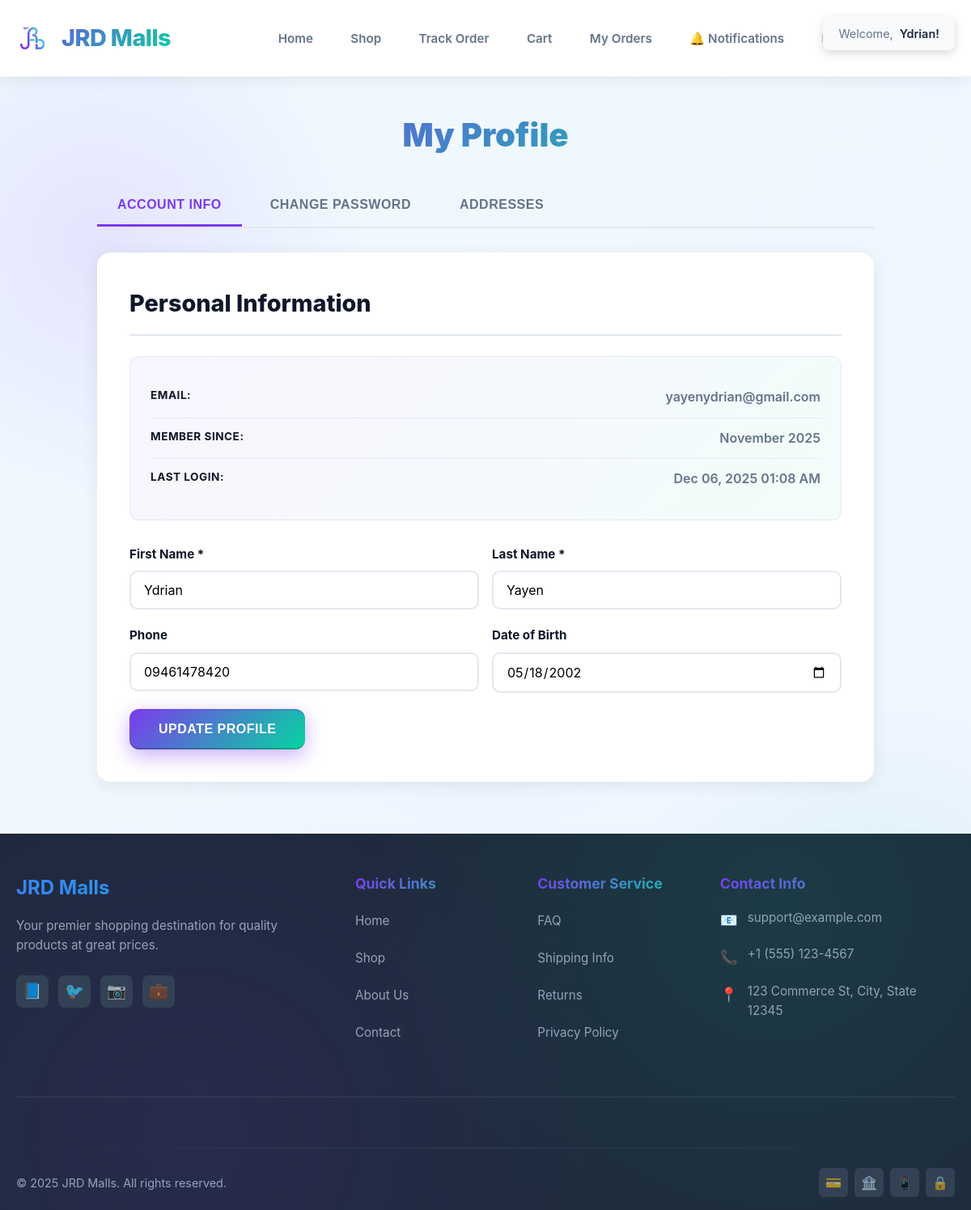
Screenshot of /profile.php (signed in) with the database file from the repository.
### tables this page shows
CREATE TABLE `customers` (
  `customer_id` int(11) NOT NULL,
  `email` varchar(255) NOT NULL,
  `password_hash` varchar(255) NOT NULL,
  `first_name` varchar(100) NOT NULL,
  `last_name` varchar(100) NOT NULL,
  `phone` varchar(20) DEFAULT NULL,
  `date_of_birth` date DEFAULT NULL,
  `created_at` timestamp NOT NULL DEFAULT current_timestamp(),
  `updated_at` timestamp NOT NULL DEFAULT current_timestamp() ON UPDATE current_timestamp(),
  `is_active` tinyint(1) DEFAULT 1,
  `last_login` timestamp NULL DEFAULT NULL
);

### config.php (called while the page is built, shortened)
<?php
function getDBConnection() {
    $conn = new mysqli(DB_HOST, DB_USER, DB_PASS, DB_NAME);
    $conn->set_charset("utf8mb4");
    $conn->query("SET time_zone = '+08:00'");
    return $conn;
}
function isLoggedIn() {
    return isset($_SESSION['customer_id']);
}
function getCurrentUser() {
    $conn = getDBConnection();
    $customer_id = $_SESSION['customer_id'];
    $stmt = $conn->prepare("SELECT customer_id, email, first_name, last_name FROM customers WHERE customer_id = ?");
    $stmt->bind_param("i", $customer_id);
    $stmt->execute();
    $result = $stmt->get_result();
    $user = $result->fetch_assoc();
    return $user;
}
?>

### profile.php (the view, shortened to what this page needs)
<?php
require_once 'config.php';
$customer_id = $_SESSION['customer_id'];
$conn = getDBConnection();
$stmt = $conn->prepare("SELECT * FROM customers WHERE customer_id = ?");
$stmt->bind_param("i", $customer_id);
$stmt->execute();
$customer = $stmt->get_result()->fetch_assoc();
?>
<!DOCTYPE html>
<html lang="en">
<head>
    <link rel="stylesheet" href="css/style.css">
</head>
<body>
    <?php include 'includes/header.php'; ?>
    <div class="profile-container">
        <h1>My Profile</h1>
        <div class="profile-tabs">
            <button class="tab-button active" onclick="showTab('info')">Account Info</button>
            <button class="tab-button" onclick="showTab('password')">Change Password</button>
            <button class="tab-button" onclick="showTab('addresses')">Addresses</button>
        </div>
        <div id="info" class="tab-content active">
            <div class="profile-section">
                <h2>Personal Information</h2>
                <div class="info-display">
                    <div class="info-row">
                        <span class="info-label">Email:</span>
                        <span class="info-value"><?php echo htmlspecialchars($customer['email']); ?></span>
                    </div>
                    <div class="info-row">
                        <span class="info-label">Member Since:</span>
                        <span class="info-value"><?php echo date('F Y', strtotime($customer['created_at'])); ?></span>
                    </div>
                    <div class="info-row">
                        <span class="info-label">Last Login:</span>
                        <span class="info-value"><?php echo $customer['last_login'] ? date('M d, Y h:i A', strtotime($customer['last_login'])) : 'N/A'; ?></span>
                    </div>
                </div>
                <form method="POST">
                    <div class="form-row">
                        <div class="form-group">
                            <label>First Name *</label>
                            <input type="text" name="first_name" required value="<?php echo htmlspecialchars($customer['first_name']); ?>">
                        </div>
                        <div class="form-group">
                            <label>Last Name *</label>
                            <input type="text" name="last_name" required value="<?php echo htmlspecialchars($customer['last_name']); ?>">
                        </div>
                    </div>
                    <div class="form-row">
                        <div class="form-group">
                            <label>Phone</label>
                            <input type="tel" name="phone" value="<?php echo htmlspecialchars($customer['phone']); ?>">
                        </div>
                        <div class="form-group">
                            <label>Date of Birth</label>
                            <input type="date" name="date_of_birth" value="<?php echo htmlspecialchars($customer['date_of_birth']); ?>">
                        </div>
                    </div>
                    <button type="submit" name="update_profile" class="btn btn-primary">Update Profile</button>
                </form>
            </div>
        </div>
    </div>
    <?php include 'includes/footer.php'; ?>
</body>
</html>

### includes/header.php (shortened to what this page needs)
<header class="main-header">
    <div class="container">
        <div class="header-content">
            <div class="logo">
                <a href="index.php"><img src="logo/icon.png" alt=""><?php echo SITE_NAME; ?></a>
            </div>
            <nav class="main-nav">
                <ul>
                    <li><a href="index.php">Home</a></li>
                    <li><a href="shop.php">Shop</a></li>
                    <li><a href="track_order.php">Track Order</a></li>
                    <?php
                    if (isLoggedIn()):
                    ?>
                        <li><a href="cart.php">Cart</a></li>
                        <li><a href="orders.php">My Orders</a></li>
                        <li style="position: relative;">
                            <a href="notifications.php">
                                🔔 Notifications
                            </a>
                        </li>
                        <li><a href="profile.php">Profile</a></li>
                        <li><a href="logout.php">Logout</a></li>
                    <?php else: ?>
                        <li><a href="login.php">Login</a></li>
                        <li><a href="register.php">Register</a></li>
                    <?php endif; ?>
                </ul>
            </nav>
            <?php if (isLoggedIn()):
                $user = getCurrentUser(); ?>
                <div class="user-info" id="userInfoNotification">
                    <span class="welcome-text">Welcome,</span>
                    <span class="user-name"><?php echo htmlspecialchars($user['first_name']); ?>!</span>
                </div>
            <?php endif; ?>
        </div>
    </div>
</header>

### includes/header.php (style rules this page uses)
.main-header { background: white; padding: 1rem 0; box-shadow: 0 2px 20px rgba(0, 0, 0, 0.08); position: sticky; top: 0; z-index: 1000; border-bottom: 1px solid #f1f5f9; }
.header-content { display: flex; justify-content: space-between; align-items: center; flex-wrap: wrap; gap: 1rem; }
.logo a { font-size: 1.8rem; font-weight: 800; color: #1e293b; text-decoration: none; letter-spacing: -0.02em; transition: all 0.3s ease; }
.logo img { height: 40px; width: auto; vertical-align: middle; margin-right: 0.5rem; }
.main-nav ul { display: flex; list-style: none; gap: 0.5rem; margin: 0; padding: 0; }
.main-nav a { color: #64748b; text-decoration: none; font-weight: 600; font-size: 0.95rem; transition: all 0.3s ease; padding: 0.6rem 1.2rem; border-radius: 8px; position: relative; }
.main-nav a::after { content: ''; position: absolute; bottom: 0; left: 50%; width: 0; height: 2px; background: #3b82f6; transition: all 0.3s ease; transform: translateX(-50%); }
.user-info { display: flex; align-items: center; gap: 0.5rem; padding: 0.6rem 1.2rem; background: #f8fafc; border-radius: 8px; font-size: 0.9rem; position: fixed; top: 20px; right: 20px; z-index: 2000; box-shadow: 0 4px 12px rgba(0, 0, 0, 0.15); animation: slideInRight 0.3s ease-out; opacity: 1; transition: opacity 0.3s ease; }
.welcome-text { color: #64748b; }
.user-name { color: #1e293b; font-weight: 600; }

### rows the page displays
customers: first_name "Ydrian", email "yayenydrian@gmail.com", created_at "November 2025", last_login "Dec 06, 2025 01:08 AM", last_name "Yayen", phone "09461478420", date_of_birth "05/18/2002"

### other values shown
SITE_NAME "JRD Malls"
$contact_info['email'] "support@example.com"
$contact_info['phone'] "+1 (555) 123-4567"
$contact_info['address'] "123 Commerce St, City, State 12345"
